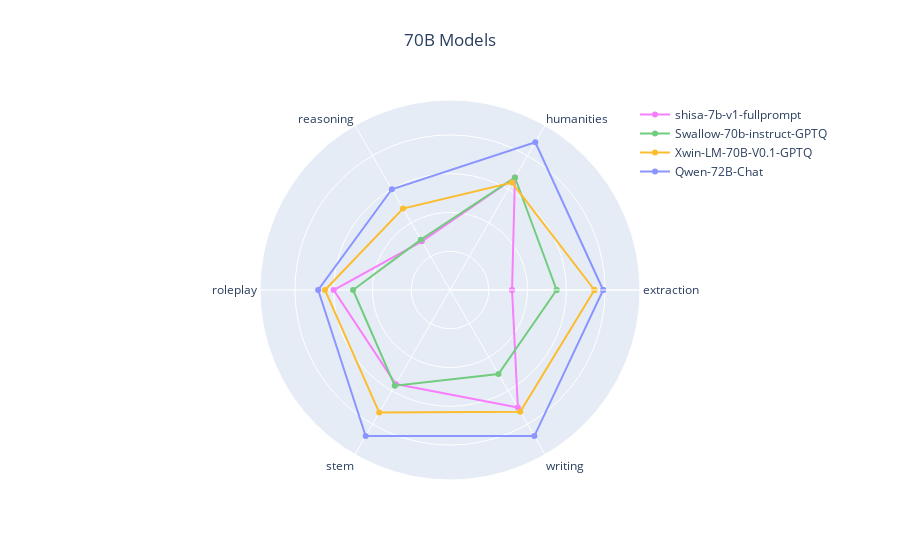

Source (notebook cell):
### Code cell
plot_radar(df, '70B Models',
[
    ('shisa-7b-v1-fullprompt', '#f87ffc'),
    ('Swallow-70b-instruct-GPTQ', '#71cc7d'),
    ('Xwin-LM-70B-V0.1-GPTQ', '#fcbc2d'),
    ('Qwen-72B-Chat', '#8a95ff'),
])

### Figure 1 — Plotly figure (JSON) as saved in the notebook; plotly's stock layout.template omitted (floating-point values rounded to 4 significant figures)
{"data": [{"line": {"color": "#f87ffc"}, "name": "shisa-7b-v1-fullprompt", "r": [3.2, 6.7, 2.9, 6, 5.6, 7, 3.2], "theta": ["extraction", "humanities", "reasoning", "roleplay", "stem", "writing", "extraction"], "type": "scatterpolar"}, {"line": {"color": "#71cc7d"}, "name": "Swallow-70b-instruct-GPTQ", "r": [5.5, 6.7, 3, 5, 5.7, 5, 5.5], "theta": ["extraction", "humanities", "reasoning", "roleplay", "stem", "writing", "extraction"], "type": "scatterpolar"}, {"line": {"color": "#fcbc2d"}, "name": "Xwin-LM-70B-V0.1-GPTQ", "r": [7.45, 6.4, 4.85, 6.45, 7.3, 7.25, 7.45], "theta": ["extraction", "humanities", "reasoning", "roleplay", "stem", "writing", "extraction"], "type": "scatterpolar"}, {"line": {"color": "#8a95ff"}, "name": "Qwen-72B-Chat", "r": [7.9, 8.8, 6, 6.8, 8.7, 8.7, 7.9], "theta": ["extraction", "humanities", "reasoning", "roleplay", "stem", "writing", "extraction"], "type": "scatterpolar"}], "layout": {"autosize": true, "legend": {"orientation": "v", "x": 0.75, "y": 1}, "polar": {"angularaxis": {"type": "category"}, "radialaxis": {"autorange": false, "nticks": 5, "range": [0, 9.8], "showticklabels": false, "type": "linear", "visible": true}}, "showlegend": true, "title": {"text": "70B Models", "x": 0.5, "xanchor": "center", "y": 0.94, "yanchor": "top"}}}
